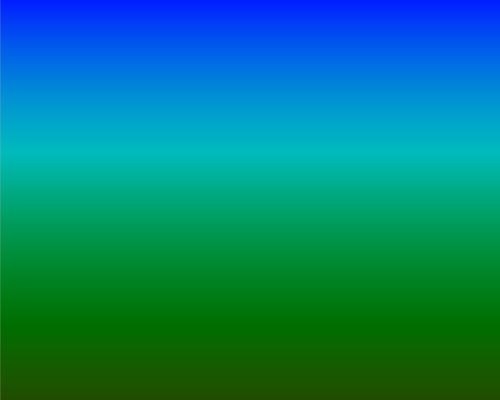
Frame 1 (no input)
Frame 60 (the mouse pressed at the canvas centre just before this capture): identical to frame 1, image omitted
Frame 120 (the mouse held since frame 60 and released just before this capture): identical to frame 1, image omitted

The Processing sketch that drew this single still picture (run headless with seeded random() and noise(); from frame 60 on, the mouse is pressed at the canvas centre):

// Processing sketch: processing_58319
// ── processing_58319.pde

   color c1;
   color c2;
   
void setup ()
{
  size(500, 400);
  colorMode(HSB, 100);
  
   c1 = color(random(100),100,100);
   c2 = color(random(100),100,30);

//   dmeter = diameter;
for(int y = 0; y < height; y++)
{
  float decimal = map(y, 0, height, 0, 1);
  color newcolor = lerpColor(c1, c2, decimal);
  stroke(newcolor);
  line(0, y, width, y);
 
}

}

void draw()
{
/*
    for int(int dmeter = 0; dmeter < maxradius; dmeter++)
     {
      float n = map(dmeter, 0, maxradius, 0, 1);
      color newcircle = lerpColor(c1, c2, n);
      stroke(newcircle);
      ellipse(width/2, height/2, dmeter, dmeter);
*/
 
 }
 
